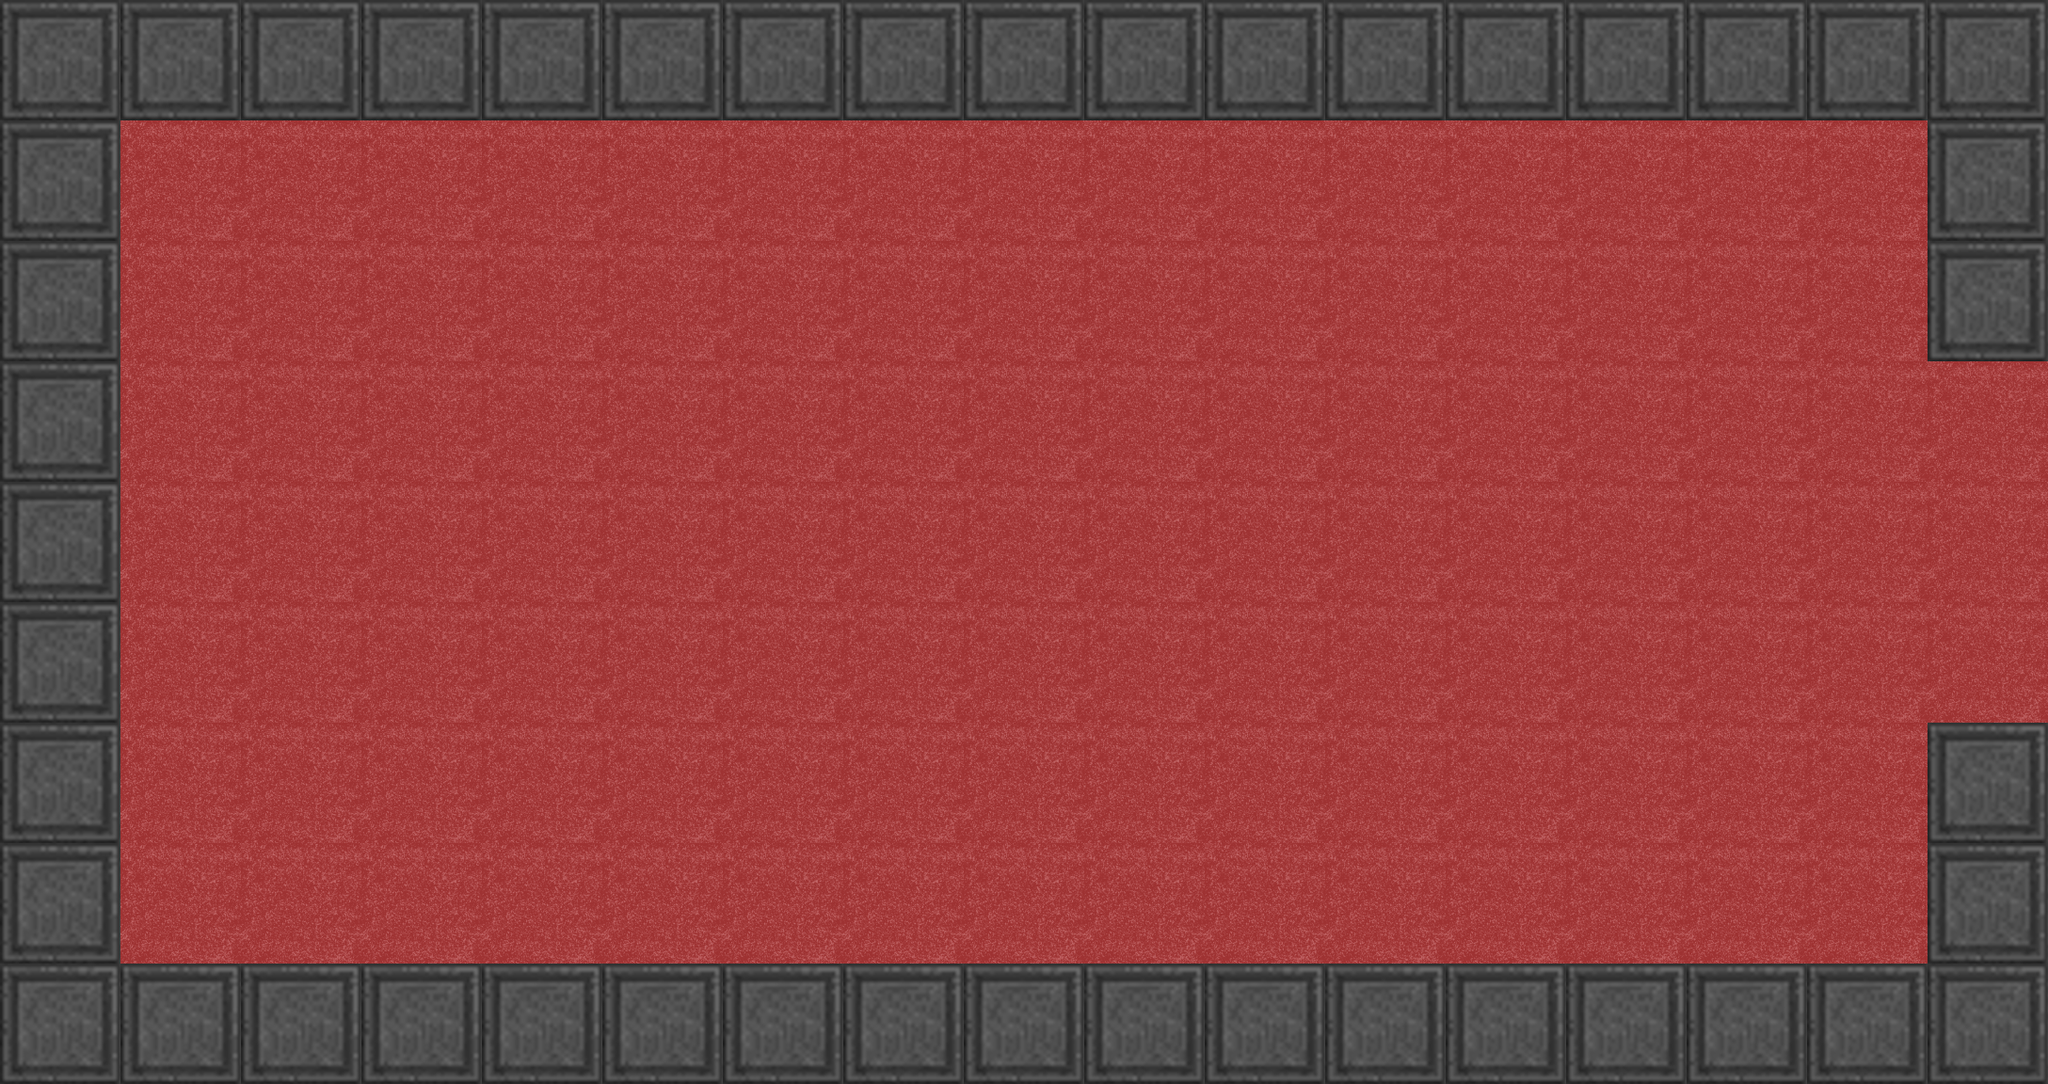

The image is a tile-based game level rendered from a .tmx file. Its description and source (layers, tilesets, objects; grid data summarised) follow:
An orthogonal 17x9 tile map with 128x128 px tiles, 2 tile layers (floor, wall_tiles), 2 tilesets and 7 objects (GraveyardBook1).

<map version="1.0" tiledversion="1.0.3" orientation="orthogonal" renderorder="right-down" width="17" height="9" tilewidth="128" tileheight="128" nextobjectid="16">
 <tileset firstgid="1" name="scarlet carpet texture" tilewidth="128" tileheight="128" tilecount="1" columns="1">
  <image source="scarlet carpet texture.png" width="128" height="128" />
 </tileset>
 <tileset firstgid="2" name="block_wall_dark_grey" tilewidth="128" tileheight="128" tilecount="16" columns="4">
  <image source="block_wall_dark_grey.png" width="512" height="512" />
 </tileset>
 <layer name="floor" width="17" height="9">
  <data>[153 cells, 153 non-empty, 1 distinct tile ids]</data>
 </layer>
 <layer name="wall_tiles" width="17" height="9">
  <data>[153 cells, 45 non-empty, 1 distinct tile ids]</data>
 </layer>
 <objectgroup name="walls">
  <object id="9" x="0" y="0" width="128" height="1152" />
  <object id="10" x="2048" y="0" width="128" height="384" />
  <object id="11" x="2048" y="768" width="128" height="384" />
  <object id="12" x="128" y="1024" width="1920" height="128" />
  <object id="13" x="128" y="0" width="1920" height="128" />
 </objectgroup>
 <objectgroup name="objects">
  <object id="14" type="GraveyardBook1" x="256" y="512" width="128" height="128" />
  <object id="15" x="1664" y="256" width="128" height="128" />
 </objectgroup>
</map>
